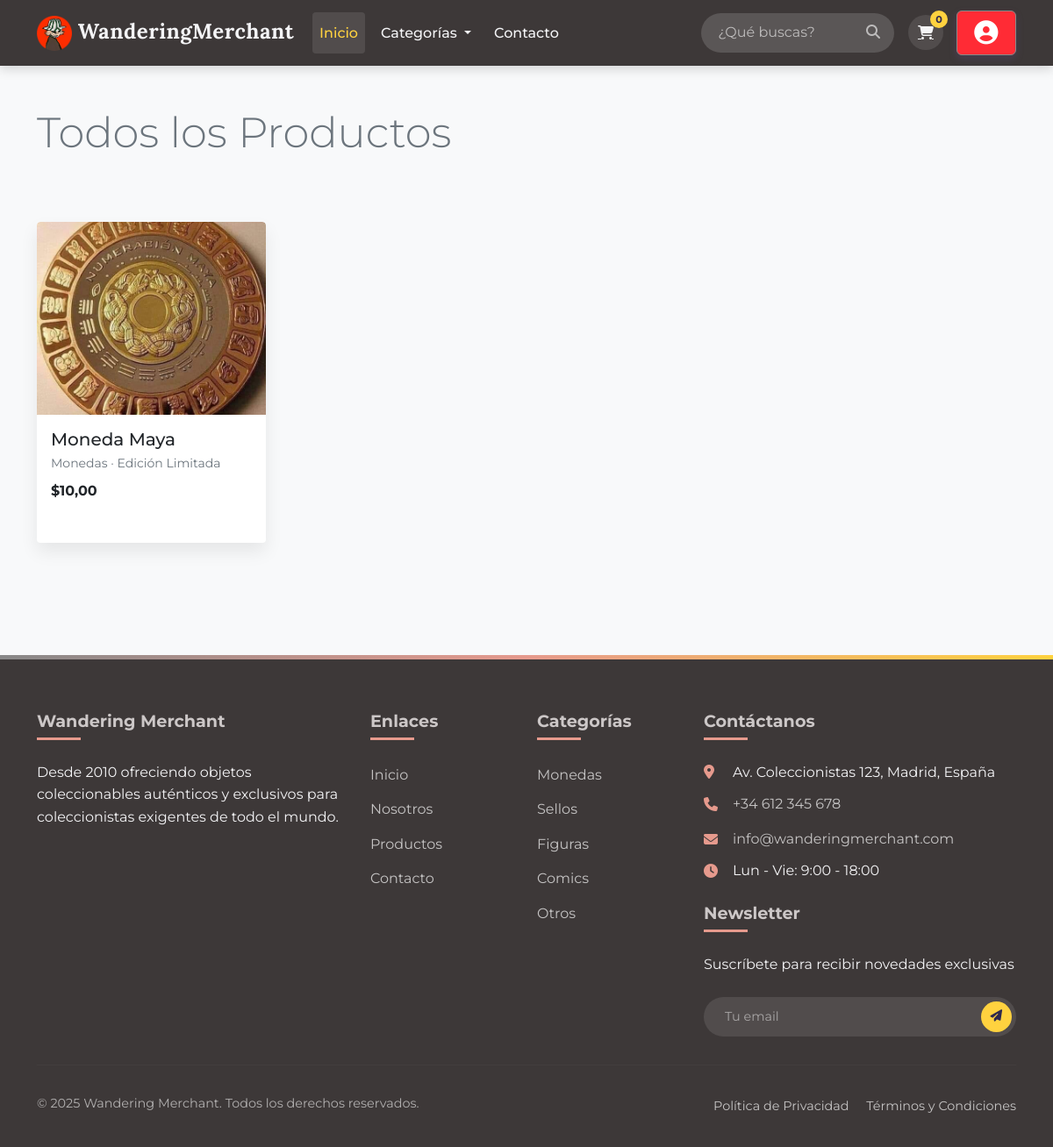
The app's page /coleccionables/ with its own data.
### coleccionables/models.py (models this page shows, shortened)
class Coleccionable(models.Model):
    titulo = models.CharField(max_length=200)
    descripcion = models.TextField()
    precio = models.DecimalField(max_digits=10, decimal_places=2)
    categoria = models.ForeignKey(Categoria, on_delete=models.CASCADE, related_name='coleccionable')
    imagen = models.ImageField(upload_to='coleccionables/img/', blank=True, null=True)
    stock = models.PositiveIntegerField(default=0)
    fecha_publicacion = models.DateTimeField(auto_now_add=True)
    vendedor = models.ForeignKey(UsuarioPersonalizado, on_delete=models.CASCADE, related_name='coleccionables')

class Categoria(models.Model):
    nombre = models.CharField(max_length=100)
    slug = models.SlugField(unique=True, blank=True, null=True)
    imagen = models.ImageField(upload_to='categorias/', null=True, blank=True)
    def __str__(self):
        return self.nombre

### coleccionables/views.py (the view)
# urls.py: path('coleccionables/', views.lista_coleccionables, name='lista_coleccionables'),
def lista_coleccionables(request):
    productos = Coleccionable.objects.all()
    return render(request, 'lista_coleccionables.html', {'productos': productos})

### core/context_processors.py (called while the page is built)
def categorias_context(request):
    categorias = Categoria.objects.all()[:5]
    return {'categorias': categorias}

def cart_count(request):
    if request.user.is_authenticated:
        try:
            carrito = Carrito.objects.get(usuario=request.user)
            count = ItemCarrito.objects.filter(carrito=carrito).count()
        except Carrito.DoesNotExist:
            count = 0
    else:
        count = 0
    return {'cart_count': count}

### coleccionables/templates/lista_coleccionables.html (shortened to what this page needs)
{% extends 'base.html' %}
{% block content %}
<div class="container py-5">
    <div class="row mb-5">
        <div class="col-12">
            <h1 class="display-5 fw-light text-secondary mb-4">Todos los Productos</h1>
        </div>
    </div>
    <div class="row g-4">
        {% for producto in productos %}
        <div class="col-6 col-md-4 col-lg-3">
            <div class="product-card position-relative">
                <img src="{{ producto.imagen.url }}" class="product-img img-fluid w-100" alt="{{ producto.nombre }}">
                <div class="p-3">
                    <h5 class="mb-1">{{ producto.titulo }}</h5>
                    <p class="text-secondary small mb-2">{{ producto.categoria }} · Edición Limitada</p>
                    <div class="d-flex justify-content-between align-items-center">
                        <span class="fw-bold">${{ producto.precio }}</span>
                    </div>
                </div>
            </div>
        </div>
        {% empty %}
        <div class="col-12 text-center py-4">
            <p class="text-secondary">No hay productos disponibles en este momento.</p>
        </div>
        {% endfor %}
    </div>
{% endblock %}

### templates/base.html (style rules this page uses)
:root { --primary-color: #888888; --secondary-color: #E69A8D; --accent-color: #FFD23F; --dark-color: #2E294E; --light-color: #F4F4F6; --text-color: #333333; --text-light: #666666; --success-color: #37B679; --warning-color: #F7B801; --error-color: #E63946; }
body { font-family: 'Montserrat', 'Segoe UI', sans-serif; background-color: var(--light-color); color: var(--text-color); line-height: 1.6; min-height: 100vh; display: flex; flex-direction: column; }
.product-card { border: none; border-radius: 16px; overflow: hidden; box-shadow: 0 10px 20px rgba(0,0,0,0.08); transition: transform 0.3s, box-shadow 0.3s; margin-bottom: 30px; height: 100%; background-color: #fff; }

### coleccionables/templates/lista_coleccionables.html (style rules this page uses)
body { background-color: #f8f9fa; color: #212529; }
.product-img { height: 220px; object-fit: cover; border-radius: 4px 4px 0 0; }
.product-card { transition: transform 0.2s ease, box-shadow 0.2s ease; border-radius: 4px; background-color: #fff; }

### records on screen
Coleccionable: imagen (picture), titulo "Moneda Maya", categoria "Monedas", precio "10,00"

### other values on screen
{{ cart_count|default:"0" }} "0"
